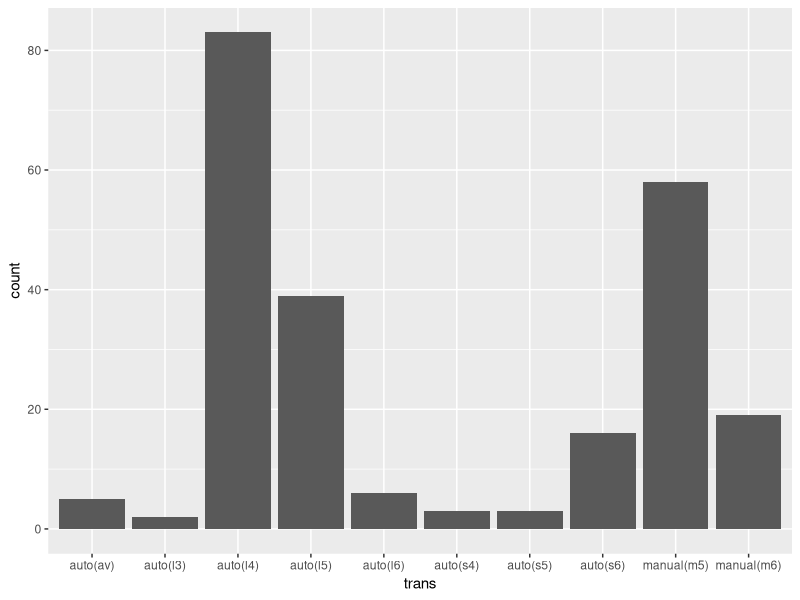
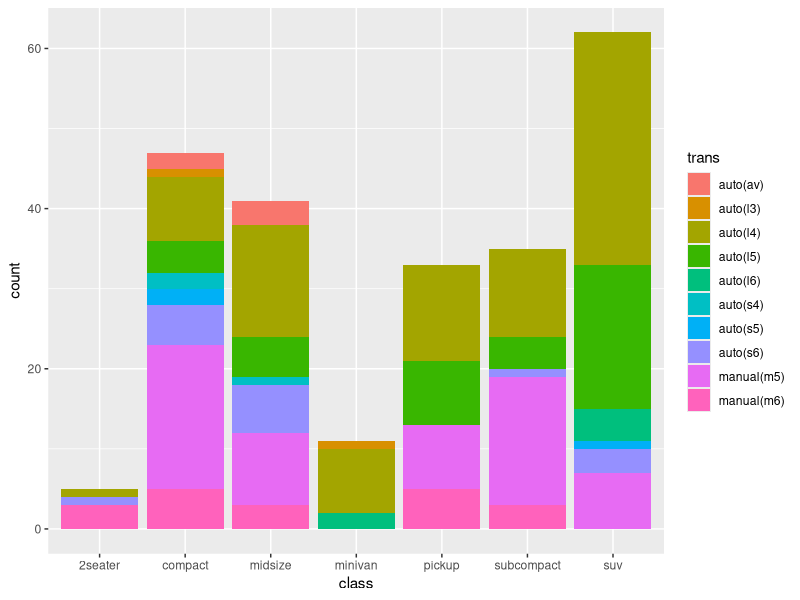
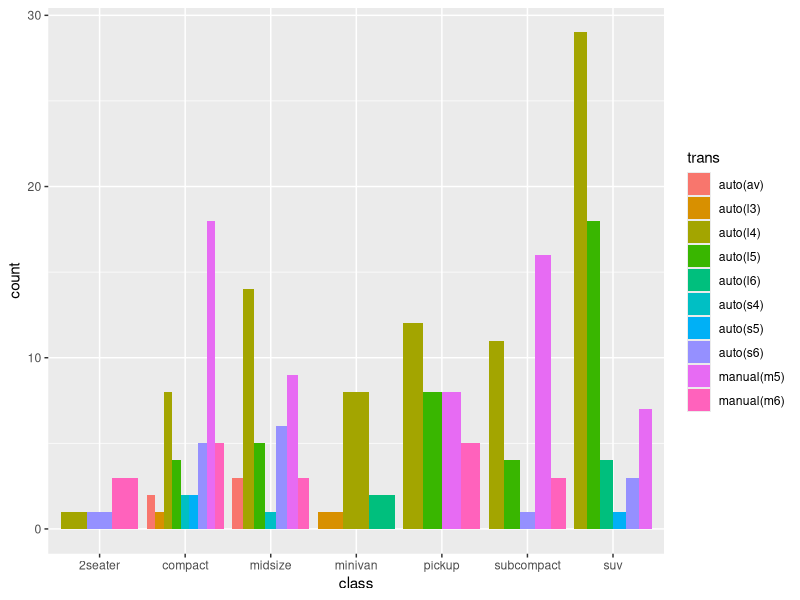
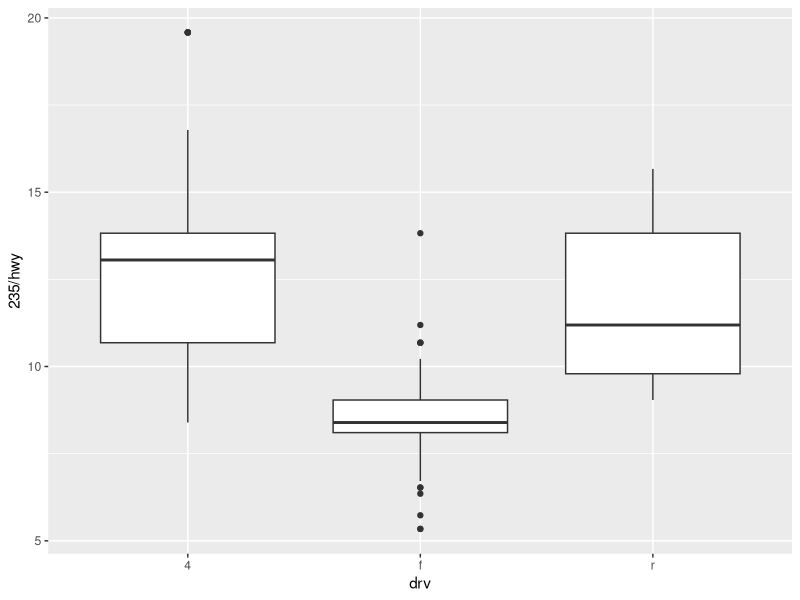
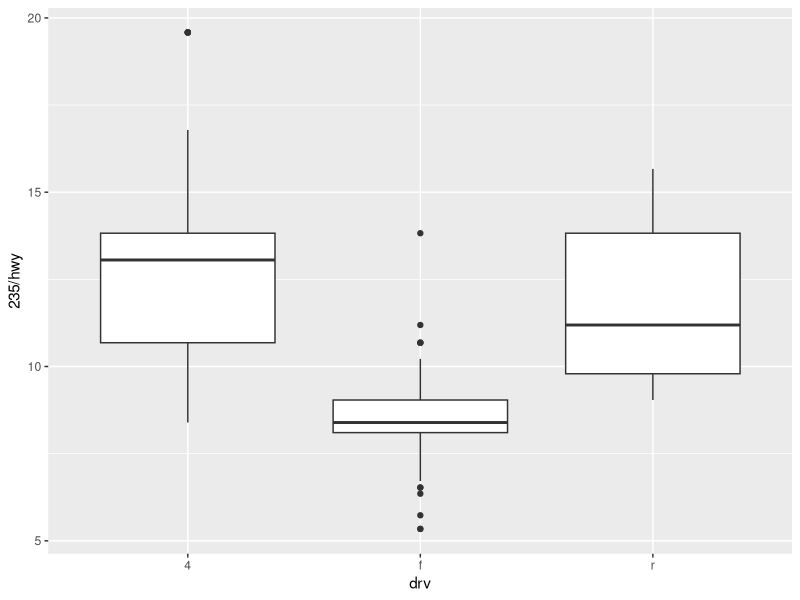
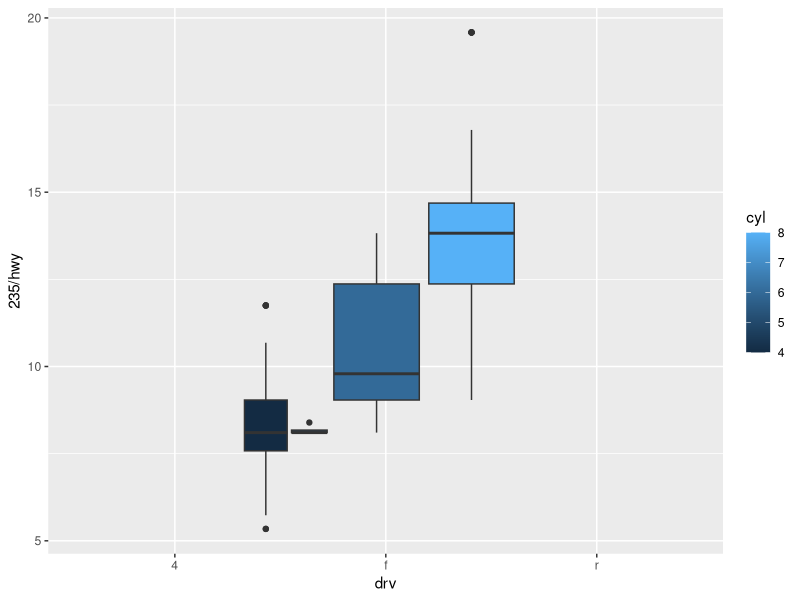
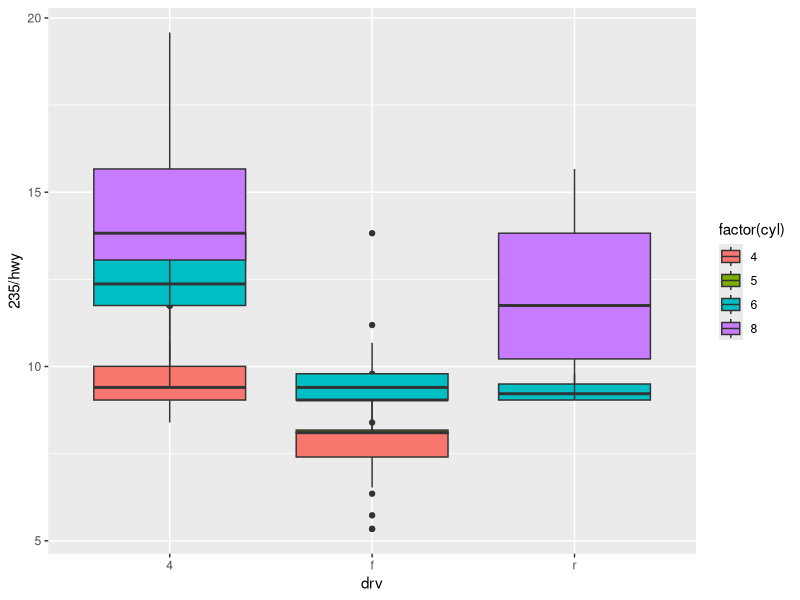

The R script that drew these images, in order:
## ---- chunk 1
knitr::opts_chunk$set(echo = TRUE)
library(tidyverse)
## ---- chunk 2
ggplot(data = mpg) +
  geom_bar(mapping = aes(x = trans))
## ---- chunk 3
ggplot(data = mpg) +
  geom_bar(mapping = aes(x = class, fill = trans))
## ---- chunk 4
ggplot(mpg, aes(class, fill = trans)) +
  geom_bar(position = "dodge")
## ---- chunk 5
ggplot(mpg, aes(drv, 235 / hwy)) +
  geom_boxplot()
## ---- chunk 6
ggplot(mpg, aes(drv, 235 / hwy, fill = cyl)) +
  geom_boxplot()
## ---- chunk 7
ggplot(mpg, aes(drv, 235 / hwy, fill = cyl, group = cyl)) +
  geom_boxplot()
## ---- chunk 8
ggplot(mpg, aes(drv, 235 / hwy, fill = factor(cyl))) +
  geom_boxplot(position = "identity")
